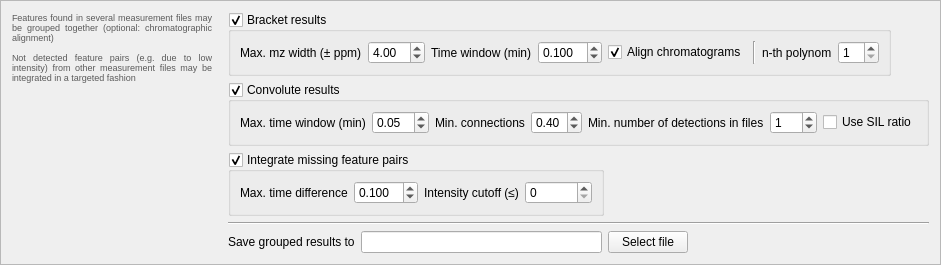
               <widget class="QFrame" name="frame_bracketResults">
                <property name="minimumSize">
                 <size>
                  <width>0</width>
                  <height>10</height>
                 </size>
                </property>
                <property name="frameShape">
                 <enum>QFrame::StyledPanel</enum>
                </property>
                <property name="frameShadow">
                 <enum>QFrame::Raised</enum>
                </property>
                <layout class="QGridLayout" name="gridLayout_54">
                 <item row="0" column="0">
                  <layout class="QVBoxLayout" name="verticalLayout_14">
                   <item>
                    <widget class="QLabel" name="label_54">
                     <property name="sizePolicy">
                      <sizepolicy hsizetype="Fixed" vsizetype="Fixed">
                       <horstretch>0</horstretch>
                       <verstretch>0</verstretch>
                      </sizepolicy>
                     </property>
                     <property name="minimumSize">
                      <size>
                       <width>200</width>
                       <height>0</height>
                      </size>
                     </property>
                     <property name="maximumSize">
                      <size>
                       <width>200</width>
                       <height>16777215</height>
                      </size>
                     </property>
                     <property name="styleSheet">
                      <string notr="true">color: rgb(90, 90, 90);
font: 7pt;</string>
                     </property>
                     <property name="text">
                      <string>&lt;html&gt;&lt;head/&gt;&lt;body&gt;&lt;p&gt;Features found in several measurement files may be grouped together (optional: chromatographic alignment)&lt;br/&gt;&lt;br/&gt;Not detected feature pairs (e.g. due to low intensity) from other measurement files may be integrated in a targeted fashion&lt;/p&gt;&lt;/body&gt;&lt;/html&gt;</string>
                     </property>
                     <property name="alignment">
                      <set>Qt::AlignJustify|Qt::AlignVCenter</set>
                     </property>
                     <property name="wordWrap">
                      <bool>true</bool>
                     </property>
                    </widget>
                   </item>
                   <item>
                    <spacer name="verticalSpacer_9">
                     <property name="orientation">
                      <enum>Qt::Vertical</enum>
                     </property>
                     <property name="sizeHint" stdset="0">
                      <size>
                       <width>20</width>
                       <height>0</height>
                      </size>
                     </property>
                    </spacer>
                   </item>
                  </layout>
                 </item>
                 <item row="0" column="2">
                  <layout class="QVBoxLayout" name="verticalLayout_9">
                   <item>
                    <widget class="QGroupBox" name="groupResults">
                     <property name="sizePolicy">
                      <sizepolicy hsizetype="Fixed" vsizetype="Preferred">
                       <horstretch>0</horstretch>
                       <verstretch>0</verstretch>
                      </sizepolicy>
                     </property>
                     <property name="title">
                      <string>Bracket results</string>
                     </property>
                     <property name="checkable">
                      <bool>true</bool>
                     </property>
                     <layout class="QGridLayout" name="gridLayout_37">
                      <item row="0" column="0">
                       <layout class="QHBoxLayout" name="horizontalLayout_13">
                        <item>
                         <widget class="QLabel" name="label_26">
                          <property name="text">
                           <string>Max. mz width (± ppm)</string>
                          </property>
                         </widget>
                        </item>
                        <item>
                         <widget class="QDoubleSpinBox" name="groupPpm">
                          <property name="singleStep">
                           <double>0.010000000000000</double>
                          </property>
                          <property name="value">
                           <double>4.000000000000000</double>
                          </property>
                         </widget>
                        </item>
                       </layout>
                      </item>
                      <item row="0" column="2">
                       <layout class="QHBoxLayout" name="horizontalLayout_14">
                        <item>
                         <widget class="QCheckBox" name="alignChromatograms">
                          <property name="text">
                           <string>Align chromatograms</string>
                          </property>
                          <property name="checked">
                           <bool>true</bool>
                          </property>
                         </widget>
                        </item>
                        <item>
                         <widget class="Line" name="line_24">
                          <property name="orientation">
                           <enum>Qt::Vertical</enum>
                          </property>
                         </widget>
                        </item>
                        <item>
                         <widget class="QLabel" name="polynomLabel">
                          <property name="text">
                           <string>n-th polynom</string>
                          </property>
                         </widget>
                        </item>
                        <item>
                         <widget class="QSpinBox" name="polynomValue">
                          <property name="minimum">
                           <number>1</number>
                          </property>
                          <property name="maximum">
                           <number>99</number>
                          </property>
                          <property name="value">
                           <number>1</number>
                          </property>
                         </widget>
                        </item>
                       </layout>
                      </item>
                      <item row="0" column="1">
                       <layout class="QHBoxLayout" name="horizontalLayout_17">
                        <item>
                         <widget class="QLabel" name="label_18">
                          <property name="text">
                           <string>Time window (min)</string>
                          </property>
                         </widget>
                        </item>
                        <item>
                         <widget class="QDoubleSpinBox" name="groupingRT">
                          <property name="decimals">
                           <number>3</number>
                          </property>
                          <property name="singleStep">
                           <double>0.010000000000000</double>
                          </property>
                          <property name="value">
                           <double>0.100000000000000</double>
                          </property>
                         </widget>
                        </item>
                       </layout>
                      </item>
                     </layout>
                    </widget>
                   </item>
                   <item>
                    <widget class="QGroupBox" name="convoluteResults">
                     <property name="sizePolicy">
                      <sizepolicy hsizetype="Maximum" vsizetype="Preferred">
                       <horstretch>0</horstretch>
                       <verstretch>0</verstretch>
                      </sizepolicy>
                     </property>
                     <property name="title">
                      <string>Convolute results</string>
                     </property>
                     <property name="checkable">
                      <bool>true</bool>
                     </property>
                     <layout class="QGridLayout" name="gridLayout_14">
                      <item row="0" column="0">
                       <layout class="QHBoxLayout" name="horizontalLayout_8">
                        <item>
                         <widget class="QLabel" name="label_65">
                          <property name="text">
                           <string>Max. time window (min)</string>
                          </property>
                         </widget>
                        </item>
                        <item>
                         <widget class="QDoubleSpinBox" name="maxAnnotationTimeWindow">
                          <property name="value">
                           <double>0.050000000000000</double>
                          </property>
                         </widget>
                        </item>
                        <item>
                         <widget class="QLabel" name="label_69">
                          <property name="text">
                           <string>Min. connections</string>
                          </property>
                         </widget>
                        </item>
                        <item>
                         <widget class="QDoubleSpinBox" name="minConnectionRate">
                          <property name="maximum">
                           <double>1.000000000000000</double>
                          </property>
                          <property name="value">
                           <double>0.400000000000000</double>
                          </property>
                         </widget>
                        </item>
                        <item>
                         <widget class="QLabel" name="label_74">
                          <property name="text">
                           <string>Min. number of detections in files</string>
                          </property>
                         </widget>
                        </item>
                        <item>
                         <widget class="QSpinBox" name="metaboliteClusterMinConnections">
                          <property name="minimum">
                           <number>0</number>
                          </property>
                          <property name="maximum">
                           <number>999</number>
                          </property>
                          <property name="value">
                           <number>1</number>
                          </property>
                         </widget>
                        </item>
                        <item>
                         <widget class="QCheckBox" name="useSILRatioForConvolution">
                          <property name="text">
                           <string>Use SIL ratio</string>
                          </property>
                         </widget>
                        </item>
                       </layout>
                      </item>
                     </layout>
                    </widget>
                   </item>
                   <item>
                    <widget class="QGroupBox" name="integratedMissedPeaks">
                     <property name="sizePolicy">
                      <sizepolicy hsizetype="Fixed" vsizetype="Preferred">
                       <horstretch>0</horstretch>
                       <verstretch>0</verstretch>
                      </sizepolicy>
                     </property>
                     <property name="title">
                      <string>Integrate missing feature pairs</string>
                     </property>
                     <property name="checkable">
                      <bool>true</bool>
                     </property>
                     <layout class="QGridLayout" name="gridLayout_38">
                      <item row="0" column="0">
                       <layout class="QHBoxLayout" name="horizontalLayout_15">
                        <item>
                         <widget class="QLabel" name="label_55">
                          <property name="text">
                           <string>Max. time difference</string>
                          </property>
                         </widget>
                        </item>
                        <item>
                         <widget class="QDoubleSpinBox" name="integrationMaxTimeDifference">
                          <property name="decimals">
                           <number>3</number>
                          </property>
                          <property name="value">
                           <double>0.100000000000000</double>
                          </property>
                         </widget>
                        </item>
                        <item>
                         <widget class="QLabel" name="label_68">
                          <property name="text">
                           <string>Intensity cutoff (≤)</string>
                          </property>
                         </widget>
                        </item>
                        <item>
                         <widget class="QSpinBox" name="reintegrateIntensityCutoff">
                          <property name="maximum">
                           <number>100000000</number>
                          </property>
                          <property name="singleStep">
                           <number>1000</number>
                          </property>
                         </widget>
                        </item>
                       </layout>
                      </item>
                     </layout>
                    </widget>
                   </item>
                   <item>
                    <widget class="Line" name="line_2">
                     <property name="orientation">
                      <enum>Qt::Horizontal</enum>
                     </property>
                    </widget>
                   </item>
                   <item>
                    <layout class="QHBoxLayout" name="horizontalLayout_18">
                     <item>
                      <widget class="QLabel" name="label_20">
                       <property name="text">
                        <string>Save grouped results to</string>
                       </property>
                      </widget>
                     </item>
                     <item>
                      <widget class="QLineEdit" name="groupsSave"/>
                     </item>
                     <item>
                      <widget class="QPushButton" name="groupsSelectFile">
                       <property name="text">
                        <string>Select file</string>
                       </property>
                      </widget>
                     </item>
                     <item>
                      <spacer name="horizontalSpacer_18">
                       <property name="orientation">
                        <enum>Qt::Horizontal</enum>
                       </property>
                       <property name="sizeHint" stdset="0">
                        <size>
                         <width>40</width>
                         <height>20</height>
                        </size>
                       </property>
                      </spacer>
                     </item>
                    </layout>
                   </item>
                  </layout>
                 </item>
                 <item row="0" column="1">
                  <spacer name="horizontalSpacer_17">
                   <property name="orientation">
                    <enum>Qt::Horizontal</enum>
                   </property>
                   <property name="sizeType">
                    <enum>QSizePolicy::Fixed</enum>
                   </property>
                   <property name="sizeHint" stdset="0">
                    <size>
                     <width>10</width>
                     <height>20</height>
                    </size>
                   </property>
                  </spacer>
                 </item>
                </layout>
               </widget>
